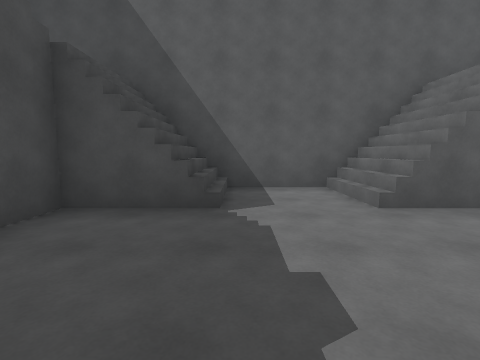
View 1 (above)

14 first-person views from a walk through a Unity game level. The camera is 1.4 m above the floor, tilts 6° down and sees 85° across. The floor is counted in squares, 2 m on a side. Each view is taken from the middle of a square. On the plan, view 1 faces up. The plan holds only what a view shows up to about 9 squares ahead; the rest is blank. The place goes on beyond the plan. The player is left out.

View 2
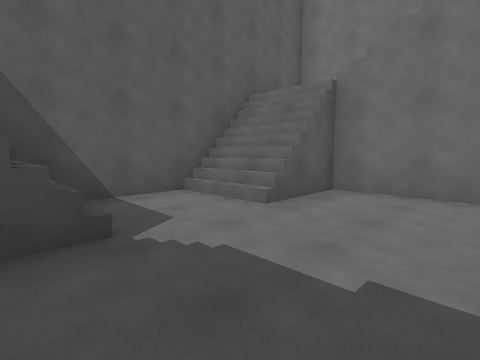

View 3
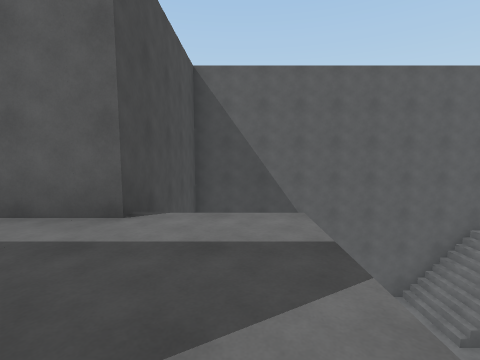

View 4
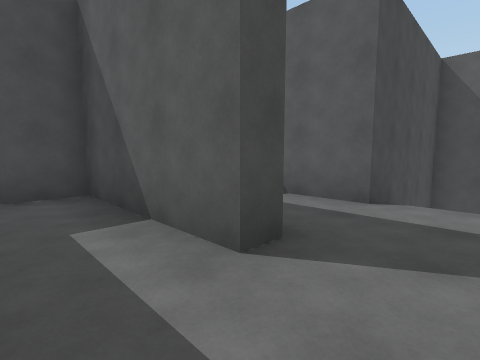

View 5
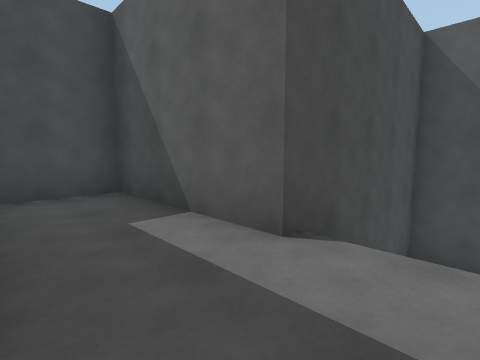

View 6
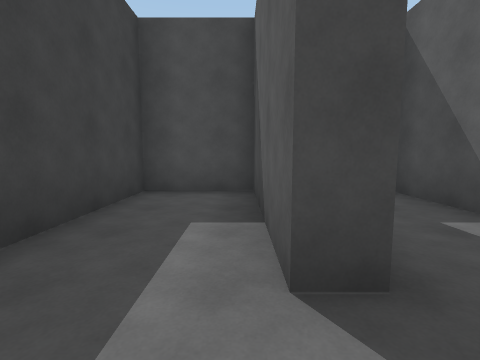

View 7
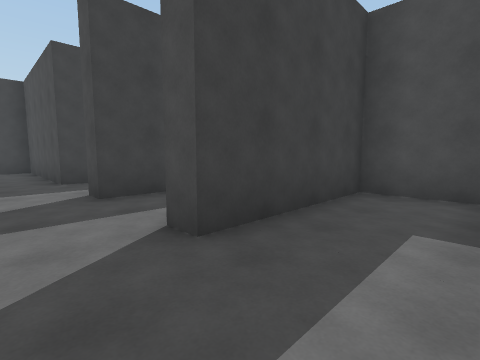

View 8
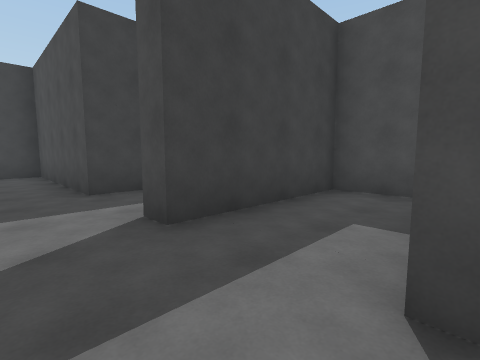

View 9
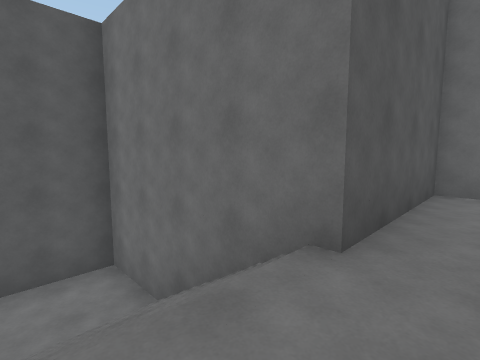

View 10
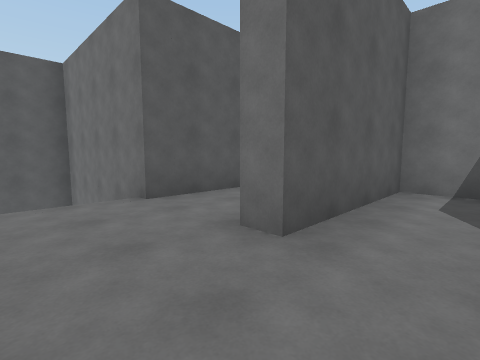

View 11
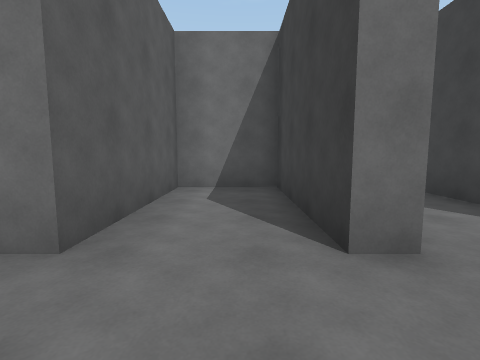

View 12
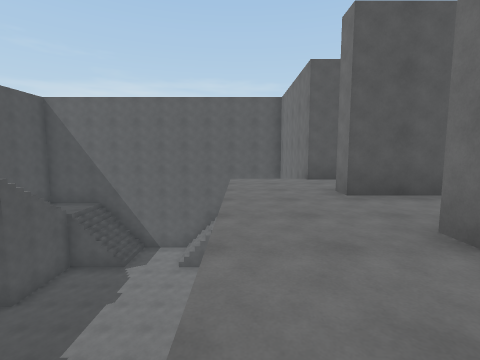

View 13
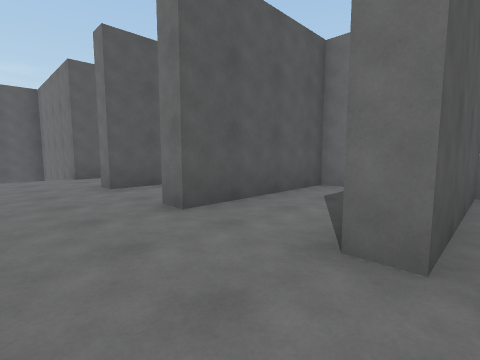

View 14
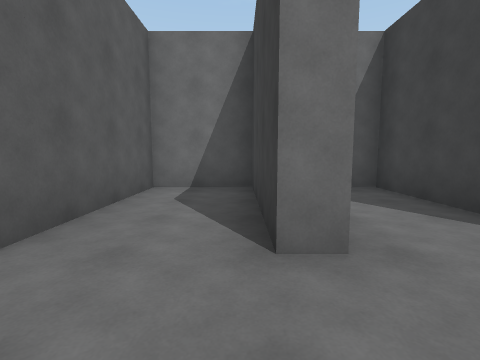

### Floor plan
Key: @ floor where view 1 was taken; # wall or solid block; . main floor; - floor 3 m lower than the main floor; _ floor 7 m lower than the main floor; / step, stairs or slope.
Columns run from 8 left of view 1 to 10 right of it. Each row starts with its distance up from view 1.
  6     ###########
  5    #  //__//--#
  4    #  //__//--#
  3    #  ______//#
  2    #/ ______//#
  1 ####//______//#####
  0 #.....__@__ ......#
 -1 ####.._____ ..#####
 -2 #.....      ......#
 -3 #.....      ......#
 -4 ####..      ..#####
 -5 #.....      ......
 -6 ####..      ..#####
 -7    ...      ......#
 -8    ...
 -9    #..
-10    #..
-11    #..
-12    #..
-13    #..
-14    ###

Where each view was taken, in squares from view 1:
view 1: 0 up, 0 right, facing up
view 2: 1 up, 1 left, facing up-right
view 3: 2 down, 3 left, facing up
view 4: 3 down, 3 left, facing up-left
view 5: 1 down, 3 left, facing up-left
view 6: 2 down, 3 left, facing left
view 7: 2 down, 3 left, facing down-left
view 8: 4 down, 3 left, facing down-left
view 9: 0 up, 4 right, facing up-right
view 10: 3 down, 4 right, facing up-right
view 11: 3 down, 4 right, facing right
view 12: 6 down, 4 right, facing up
view 13: 7 down, 4 right, facing up-right
view 14: 1 down, 4 right, facing right
